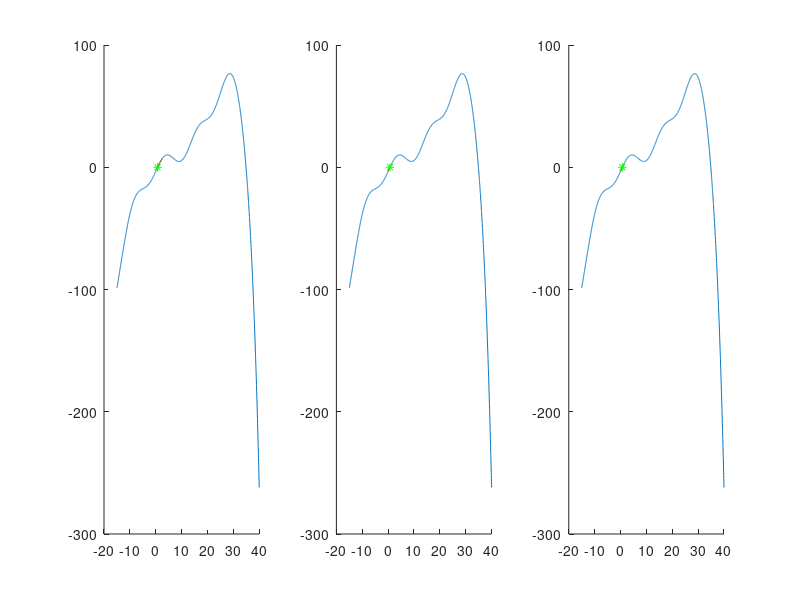

Recreate this plot in MATLAB.
function firstmethods()

    % Initial guesses for each root-finding method
    bisect_start = [0, 5, 2.5];       % [left, right, midpoint] for bisection
    newton_start = 0;                 % Initial guess for Newton-Raphson
    secant_start = [0;1];             % Two initial points for secant method
    
    % Definition of the nonlinear test function
    test_func01 = @(x) (x.^3)/100 - (x.^2)/8 + 2*x + 6*sin(x/2+6) -.7 - exp(x/6);
    
    % Derivative of the test function for use in Newton-Raphson method
    test_derivative01 = @(x) 3*(x.^2)/100 - 2*x/8 + 2 +(6/2)*cos(x/2+6) - exp(x/6)/6;
    
    % Newton-Raphson update function
    newton_func = @(x) x - test_func01(x)/test_derivative01(x);
    
    % Secant method update function using two previous points
    secant_func = @(xi, xj) (xj*test_func01(xi)-xi*test_func01(xj))/(test_func01(xi)-test_func01(xj));
    
    % Apply each root-finding method
    [bi_root, bisect_list] = bisect_root_find(bisect_start, test_func01);
    [new_root, newton_list] = newton_root_find(newton_start, newton_func, test_func01);
    [sec_root, secant_list] = secant_root_find(secant_start, secant_func, test_func01);

    % Evaluate function over a range for plotting
    t = linspace(-15, 40, 2000);
    ft = test_func01(t);
    
    % Plot bisection method results
    figure
    subplot(1, 3, 1)
    hold on
    plot(t, ft)                              % Plot the function
    ms = bisect_list(:, 3);                  % Extract midpoints from iterations
    fms = test_func01(ms);                   % Function values at midpoints
    plot(ms, fms)                            % Plot midpoints
    plot(bi_root, test_func01(bi_root), "g*")% Final root estimate
    hold off
    
    % Plot Newton-Raphson method results
    subplot(1, 3, 2)
    hold on
    plot(t, ft)
    x1s = newton_list;                       % Iterative x-values
    f1s = test_func01(x1s);                  % Corresponding function values
    plot(x1s, f1s)
    plot(new_root, test_func01(new_root), "g*")
    hold off
    
    % Plot secant method results
    subplot(1, 3, 3)
    hold on
    plot(t, ft)
    x2s = secant_list;
    f2s = test_func01(x2s);
    plot(x2s, f2s)
    plot(sec_root, test_func01(sec_root), "g*")
    hold off

end

% One iteration of the bisection method to narrow the interval
function [Lnew, Rnew, mx] = bisect_func(input, func)
    L = input(1);
    R = input(2);
    mx = (L+R)/2;                  % Midpoint
    mf = func(mx);                 % Function value at midpoint
    Lf = func(L);                  % Function value at left
    Rf = func(R);                  % Function value at right

    % Determine the subinterval where the sign change occurs
    if Lf > 0 && mf < 0
        Lnew = L;
        Rnew = mx;
    end
    if Lf < 0 && mf > 0
        Lnew = L;
        Rnew = mx;
    end
    if Rf > 0 && mf < 0
        Lnew = mx;
        Rnew = R;
    end
    if Rf < 0 && mf > 0
        Lnew = mx;
        Rnew = R;
    end

end

% Complete bisection method until convergence
function [root, bisect_list] = bisect_root_find(input, func)
    bisect_list = zeros(1,3);               % Preallocate matrix for [L, R, midpoint]
    bisect_list(1,:) = input;
    mx = bisect_list(1, 3);
    iter = 1;

    % Iterate until the function value at midpoint is sufficiently small
    while abs(func(mx)) > 0.000001
        [L, R, mx] = bisect_func(bisect_list(iter, :), func);
        iter = iter+1;
        bisect_list(iter,:) = [L, R, mx];
    end
    root = mx;                              % Return the root estimate
end

% Newton-Raphson method until convergence
function [root, newton_list] = newton_root_find(start, newton_func, func)
    newton_list = zeros(1,1);               % Preallocate array for iterations
    newton_list(1) = start;
    newton_list(2) = newton_func(newton_list(1));
    iter = 2;

    % Iterate until convergence based on function value
    while abs(func(newton_list(iter))) > 0.000001
        iter = iter + 1;
        newton_list(iter) = newton_func(newton_list(iter-1));
    end
    root = newton_list(end);                % Final root estimate
end

% Secant method until convergence
function [root, secant_list] = secant_root_find(start, secant_func, func)
    secant_list = zeros(1,2);               % Preallocate for two starting values
    secant_list(1:2) = start;
    secant_list(3) = secant_func(secant_list(2), secant_list(1));
    iter = 3;

    % Iterate until convergence based on function value
    while abs(func(secant_list(iter))) > 0.000001
        iter = iter + 1;
        secant_list(iter) = secant_func(secant_list(iter-1), secant_list(iter-2));
    end
    root = secant_list(end);                % Final root estimate
end
